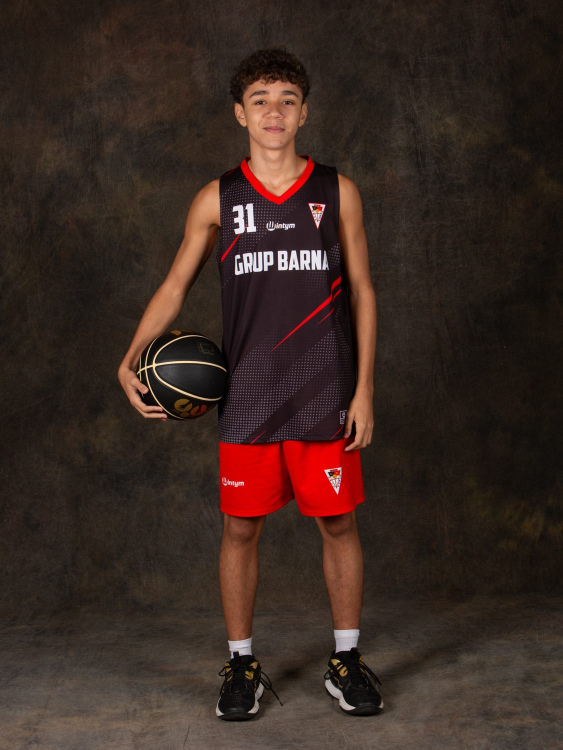
#> input picture img/blog/basquet-base-sant-marti-clot-hero.jpg, 1125 x 1500 px (shown at 1/2 size); its folder holds 4 pictures in this run
$ python build-blog-heroes.py
#> lines starting #> are read from the running program, lines starting #| are printed output that depends on the picture
#> in main, im is the input picture: PIL image 1125x1500 RGB; mean R, G, B 58, 40.5, 33.6
#!/usr/bin/env python3
"""
Converteix les fotos de portada dels articles del blog (img/blog/*-hero.jpg)
a WebP, seguint la mateixa regla que build-blog-images.py: retall des de dalt
(mai es talla un cap) i mai amplada per sobre de l'original (mai s'amplia
una foto).

Aquests 17 originals eren fotos verticals (retrat) servides senceres i sense
comprimir (fins a 420 KB), i el navegador les retallava soles amb
`object-fit: cover` a la caixa 16:9 de `.phead-media` — descarregant sempre
tota l'alçada del retrat per ensenyar-ne només una franja. Aquí es fa el
mateix retall en origen i es treuen dues mides WebP, com la resta del lloc.

    python3 scripts/build-blog-heroes.py
"""
from pathlib import Path
from PIL import Image

ROOT = Path(__file__).resolve().parents[1]
SRC = ROOT / "img" / "blog"

# Amplada màxima a pantalla: el contenidor de l'article (.narrow) fa 780px.
W_1X = 780
W_2X = 1560
ANCHOR_TOP = 0.0  # retall des de dalt: mai es perd un cap, es perd el terra


def crop_16_9(im, anchor=ANCHOR_TOP):
#> called with anchor = 0
    w, h = im.size
#> w = 1125; h = 1500
    ratio = 16 / 9
    if w / h > ratio:
        nw, nh = int(round(h * ratio)), h
        left, top = (w - nw) // 2, 0
    else:
        nw, nh = w, int(round(w / ratio))
#> nw = 1125; nh = 633
        left, top = 0, int(round((h - nh) * anchor))
#> left = 0; top = 0
    return im.crop((left, top, left + nw, top + nh))
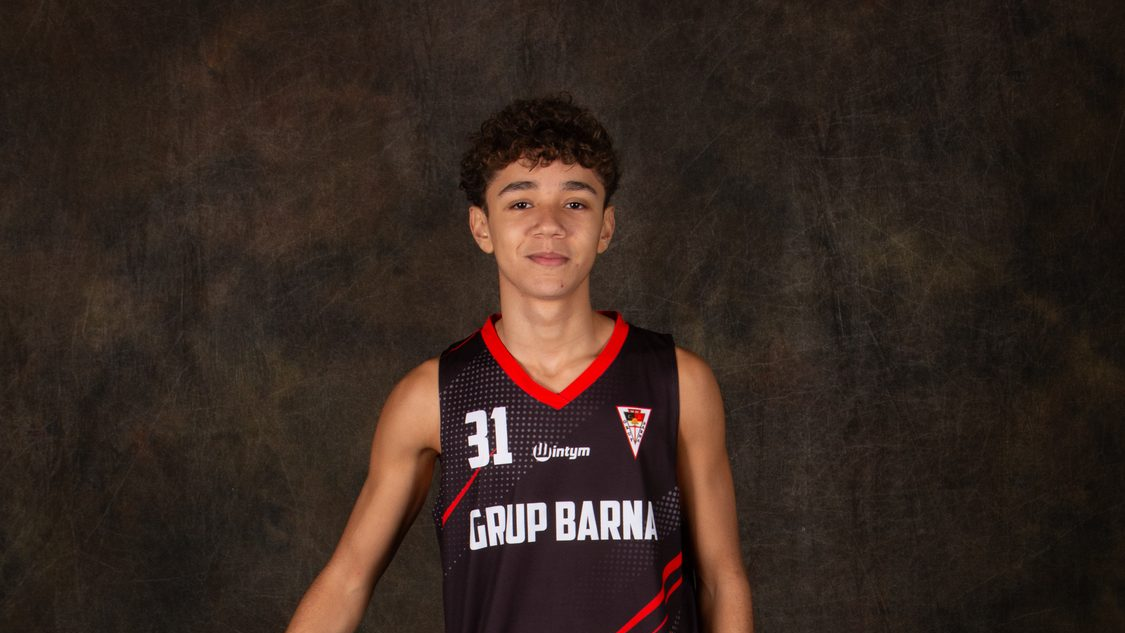
#> returned value: PIL image 1125x633 RGB; mean R, G, B 54.3, 39.4, 32.3


def main():
    heroes = sorted(SRC.glob("*-hero.jpg"))
    if not heroes:
        print("Cap *-hero.jpg trobat a img/blog/.")
        return

    for src in heroes:
        slug = src.name[: -len("-hero.jpg")]
        im = Image.open(src).convert("RGB")
        cropped = crop_16_9(im)
        cw, ch = cropped.size
#> cw = 1125; ch = 633

        for label, target_w in (("", W_1X), ("@2x", W_2X)):
            w = min(target_w, cw)  # mai s'amplia per sobre de l'original
            h = round(w * 9 / 16)
            out = cropped.resize((w, h), Image.LANCZOS) if w != cw else cropped
            dest = SRC / f"{slug}-hero{label}.webp"
            out.save(dest, "WEBP", quality=82, method=6)
            print(f"{dest.relative_to(ROOT)}  {w}x{h}  {dest.stat().st_size // 1024} KB")


if __name__ == "__main__":
    main()
